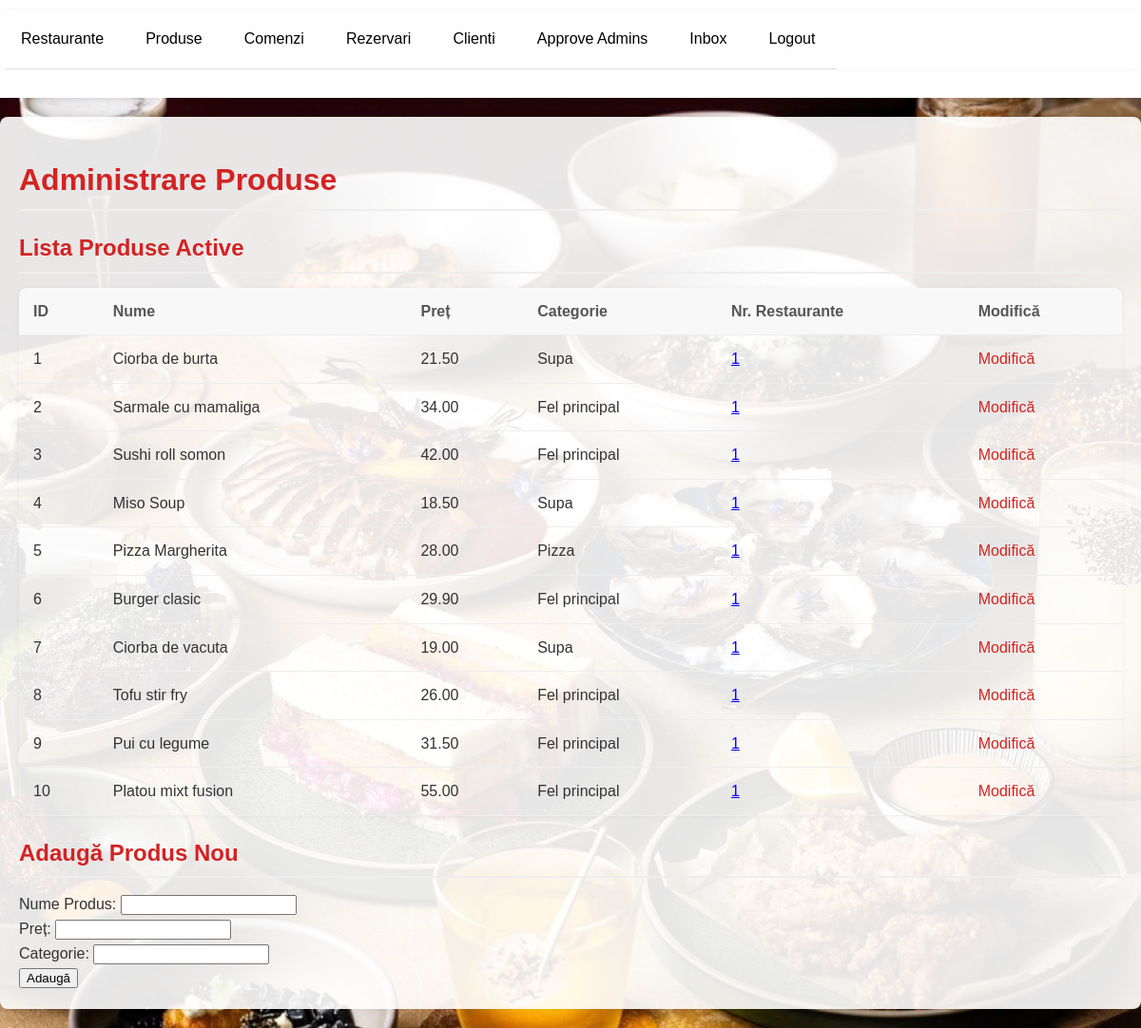
Screenshot of /produse_admin.php (signed in) with the database file from the repository.
### tables this page shows
CREATE TABLE tblProdus(
    produs_id INT AUTO_INCREMENT PRIMARY KEY,
    nume_produs VARCHAR(100) NOT NULL,
    pret_produs DECIMAL(6,2),
    categorie VARCHAR(50)
);

### produse_admin.php (the view, shortened to what this page needs)
<?php
$db = mysqli_connect('localhost', 'root', '', 'restaurantedb') or die('Error connecting to MySQL server.');
$edit_produs_id = isset($_GET['edit']) ? intval($_GET['edit']) : 0;
$show_restaurante_produs_id = isset($_GET['show_restaurante']) ? intval($_GET['show_restaurante']) : 0;
$query = "SELECT
              p.produs_id,
              p.nume_produs,
              p.pret_produs,
              p.categorie,
              (SELECT COUNT(DISTINCT pr.restaurant_id)
               FROM tblProdusRestaurant pr
               WHERE pr.produs_id = p.produs_id) as nr_restaurante
          FROM tblProdus p
          GROUP BY p.produs_id";
$result = mysqli_query($db, $query);
?>
<!DOCTYPE html>
<html>
<head>
    <link rel="stylesheet" type="text/css" href="style.css">
    </head>
<body class="background-meniu">
    <?php include('header.php'); ?>
    <div class="container">
        <h1>Administrare Produse</h1>
        <h2>Lista Produse Active</h2>
        <table>
            <thead>
                <tr>
                    <th>ID</th>
                    <th>Nume</th>
                    <th>Preț</th>
                    <th>Categorie</th>
                    <th>Nr. Restaurante</th>
                    <th>Modifică</th>
                </tr>
            </thead>
            <tbody>
                <?php while ($row = mysqli_fetch_assoc($result)) {
                    if (!in_array($row['produs_id'], $_SESSION['produse_dezactivate'])) { ?>
                        <tr>
                            <td><?php echo $row['produs_id']; ?></td>
                            <td><?php echo $row['nume_produs']; ?></td>
                            <td><?php echo $row['pret_produs']; ?></td>
                            <td><?php echo $row['categorie']; ?></td>
                            <td>
                                <?php if ($show_restaurante_produs_id == $row['produs_id']) { ?>
                                    <a href="produse_admin.php" class="nr-restaurante-clickable">
                                        <?php echo $row['nr_restaurante']; ?>
                                    </a>
                                <?php } else { ?>
                                    <a href="produse_admin.php?show_restaurante=<?php echo $row['produs_id']; ?>" class="nr-restaurante-clickable">
                                        <?php echo $row['nr_restaurante']; ?>
                                    </a>
                                <?php } ?>
                            </td>
                            <td>
                                <?php if ($edit_produs_id == $row['produs_id']) { ?>
                                     <a href="produse_admin.php">Anulează Modificarea</a>
                                <?php } else { ?>
                                     <a href="produse_admin.php?edit=<?php echo $row['produs_id']; ?>">Modifică</a>
                                <?php } ?>
                            </td>
                        </tr>
                <?php }
                } ?>
            </tbody>
        </table>
        <h2>Adaugă Produs Nou</h2>
        <form method="post" action="produse_admin.php">
            <label>Nume Produs:</label>
            <input type="text" name="nume_produs" required><br>
            <label>Preț:</label>
            <input type="number" name="pret_produs" step="0.01" required><br>
            <label>Categorie:</label>
            <input type="text" name="categorie" required><br>
            <input type="submit" value="Adaugă">
        </form>
    </div>
    </body>
</html>

### style.css (style rules this page uses)
body { font-family: 'Arial', sans-serif; margin: 0; padding: 0; background-color: #f4f4f4; color: #333; line-height: 1.6; }
.background-meniu { background-image: url('images/background3.jpg'); background-size: cover; background-position: center; background-repeat: no-repeat; background-attachment: fixed; }
.container { max-width: 1200px; margin: 20px auto; padding: 20px; background-color: #fff; box-shadow: 0 0 10px rgba(0, 0, 0, 0.1); border-radius: 8px; background-color: rgba(255, 255, 255, 0.9); }
h1, h2, h3 { color: #d32323; margin-bottom: 15px; border-bottom: 2px solid #eee; padding-bottom: 5px; }
a { color: #d32323; text-decoration: none; transition: color 0.3s ease; }
table { width: 100%; border-collapse: collapse; margin-bottom: 20px; box-shadow: 0 0 5px rgba(0, 0, 0, 0.05); border-radius: 8px; overflow: hidden; }
table th, table td { padding: 12px 15px; text-align: left; border-bottom: 1px solid #eee; }
table th { background-color: #f8f8f8; color: #555; font-weight: bold; }
.nr-restaurante-clickable { cursor: pointer; color: blue; text-decoration: underline; }

### rows the page displays
tblprodus: produs_id "1", nume_produs "Ciorba de burta", pret_produs "21.50", categorie "Supa", nr_restaurante "1"
tblprodus: produs_id "2", nume_produs "Sarmale cu mamaliga", pret_produs "34.00", categorie "Fel principal", nr_restaurante "1"
tblprodus: produs_id "3", nume_produs "Sushi roll somon", pret_produs "42.00", categorie "Fel principal", nr_restaurante "1"
tblprodus: produs_id "4", nume_produs "Miso Soup", pret_produs "18.50", categorie "Supa", nr_restaurante "1"
tblprodus: produs_id "5", nume_produs "Pizza Margherita", pret_produs "28.00", categorie "Pizza", nr_restaurante "1"
tblprodus: produs_id "6", nume_produs "Burger clasic", pret_produs "29.90", categorie "Fel principal", nr_restaurante "1"
tblprodus: produs_id "7", nume_produs "Ciorba de vacuta", pret_produs "19.00", categorie "Supa", nr_restaurante "1"
tblprodus: produs_id "8", nume_produs "Tofu stir fry", pret_produs "26.00", categorie "Fel principal", nr_restaurante "1"
tblprodus: produs_id "9", nume_produs "Pui cu legume", pret_produs "31.50", categorie "Fel principal", nr_restaurante "1"
tblprodus: produs_id "10", nume_produs "Platou mixt fusion", pret_produs "55.00", categorie "Fel principal", nr_restaurante "1"
